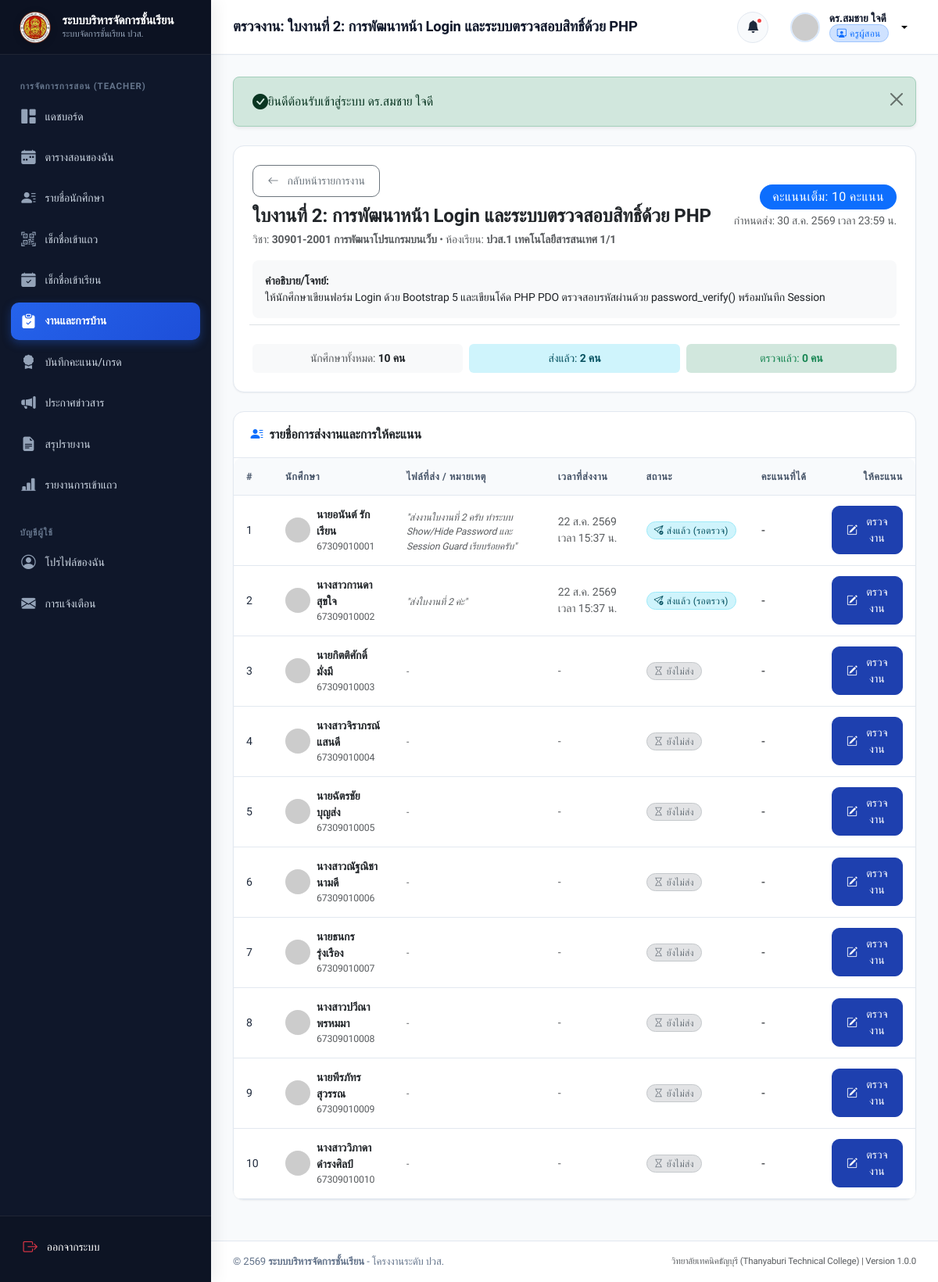
Screenshot of /teacher/assignment-submissions.php?id=2 (signed in) with the database file from the repository.
### tables this page shows
CREATE TABLE `assignments` (
  `id` INT AUTO_INCREMENT PRIMARY KEY,
  `subject_id` INT NOT NULL,
  `teacher_id` INT NOT NULL,
  `classroom_id` INT NOT NULL,
  `title` VARCHAR(255) NOT NULL,
  `description` TEXT DEFAULT NULL,
  `max_score` DECIMAL(5,2) NOT NULL DEFAULT 10.00,
  `file_attachment` VARCHAR(255) DEFAULT NULL,
  `due_date` DATETIME NOT NULL,
  `created_at` DATETIME NOT NULL DEFAULT CURRENT_TIMESTAMP,
  `updated_at` DATETIME NOT NULL DEFAULT CURRENT_TIMESTAMP ON UPDATE CURRENT_TIMESTAMP,
  CONSTRAINT `fk_assignments_subject` FOREIGN KEY (`subject_id`) REFERENCES `subjects` (`id`) ON DELETE CASCADE,
  CONSTRAINT `fk_assignments_teacher` FOREIGN KEY (`teacher_id`) REFERENCES `teachers` (`id`) ON DELETE CASCADE,
  CONSTRAINT `fk_assignments_classroom` FOREIGN KEY (`classroom_id`) REFERENCES `classrooms` (`id`) ON DELETE CASCADE,
  INDEX `idx_assignments_due` (`due_date`)
);

CREATE TABLE `subjects` (
  `id` INT AUTO_INCREMENT PRIMARY KEY,
  `subject_code` VARCHAR(20) NOT NULL,
  `name_th` VARCHAR(100) NOT NULL,
  `name_en` VARCHAR(100) DEFAULT NULL,
  `credits` DECIMAL(3,1) NOT NULL DEFAULT 3.0,
  `description` TEXT DEFAULT NULL,
  `teacher_id` INT NOT NULL,
  `classroom_id` INT NOT NULL,
  `term` VARCHAR(10) NOT NULL DEFAULT '1',
  `academic_year` VARCHAR(10) NOT NULL DEFAULT '2567',
  `created_at` DATETIME NOT NULL DEFAULT CURRENT_TIMESTAMP,
  `updated_at` DATETIME NOT NULL DEFAULT CURRENT_TIMESTAMP ON UPDATE CURRENT_TIMESTAMP,
  CONSTRAINT `fk_subjects_teacher` FOREIGN KEY (`teacher_id`) REFERENCES `teachers` (`id`) ON DELETE CASCADE,
  CONSTRAINT `fk_subjects_classroom` FOREIGN KEY (`classroom_id`) REFERENCES `classrooms` (`id`) ON DELETE CASCADE,
  INDEX `idx_subjects_code` (`subject_code`)
);

CREATE TABLE `classrooms` (
  `id` INT AUTO_INCREMENT PRIMARY KEY,
  `name` VARCHAR(100) NOT NULL,
  `level` VARCHAR(20) NOT NULL,
  `department` VARCHAR(100) NOT NULL DEFAULT 'แผนกวิชาเทคโนโลยีสารสนเทศ',
  `academic_year` VARCHAR(10) NOT NULL DEFAULT '2567',
  `homeroom_teacher_id` INT DEFAULT NULL,
  `description` VARCHAR(255) DEFAULT NULL,
  `created_at` DATETIME NOT NULL DEFAULT CURRENT_TIMESTAMP,
  `updated_at` DATETIME NOT NULL DEFAULT CURRENT_TIMESTAMP ON UPDATE CURRENT_TIMESTAMP
);

CREATE TABLE `students` (
  `id` INT AUTO_INCREMENT PRIMARY KEY,
  `user_id` INT NOT NULL UNIQUE,
  `student_code` VARCHAR(20) NOT NULL UNIQUE,
  `classroom_id` INT NOT NULL,
  `gender` ENUM('male', 'female', 'other') DEFAULT 'male',
  `birth_date` DATE DEFAULT NULL,
  `address` TEXT DEFAULT NULL,
  `parent_name` VARCHAR(100) DEFAULT NULL,
  `parent_phone` VARCHAR(20) DEFAULT NULL,
  `created_at` DATETIME NOT NULL DEFAULT CURRENT_TIMESTAMP,
  `updated_at` DATETIME NOT NULL DEFAULT CURRENT_TIMESTAMP ON UPDATE CURRENT_TIMESTAMP,
  CONSTRAINT `fk_students_user` FOREIGN KEY (`user_id`) REFERENCES `users` (`id`) ON DELETE CASCADE,
  CONSTRAINT `fk_students_classroom` FOREIGN KEY (`classroom_id`) REFERENCES `classrooms` (`id`) ON DELETE RESTRICT,
  INDEX `idx_students_code` (`student_code`),
  INDEX `idx_students_classroom` (`classroom_id`)
);

CREATE TABLE `users` (
  `id` INT AUTO_INCREMENT PRIMARY KEY,
  `username` VARCHAR(50) NOT NULL UNIQUE,
  `password` VARCHAR(255) NOT NULL,
  `role` ENUM('admin', 'teacher', 'student') NOT NULL DEFAULT 'student',
  `email` VARCHAR(100) NOT NULL UNIQUE,
  `full_name` VARCHAR(100) NOT NULL,
  `phone` VARCHAR(20) DEFAULT NULL,
  `avatar` VARCHAR(255) DEFAULT NULL,
  `status` ENUM('active', 'inactive') NOT NULL DEFAULT 'active',
  `created_at` DATETIME NOT NULL DEFAULT CURRENT_TIMESTAMP,
  `updated_at` DATETIME NOT NULL DEFAULT CURRENT_TIMESTAMP ON UPDATE CURRENT_TIMESTAMP,
  INDEX `idx_users_role` (`role`),
  INDEX `idx_users_status` (`status`)
);

CREATE TABLE `submissions` (
  `id` INT AUTO_INCREMENT PRIMARY KEY,
  `assignment_id` INT NOT NULL,
  `student_id` INT NOT NULL,
  `submission_file` VARCHAR(255) DEFAULT NULL,
  `note` TEXT DEFAULT NULL,
  `submitted_at` DATETIME NOT NULL DEFAULT CURRENT_TIMESTAMP,
  `score` DECIMAL(5,2) DEFAULT NULL,
  `feedback` TEXT DEFAULT NULL,
  `graded_at` DATETIME DEFAULT NULL,
  `status` ENUM('submitted', 'graded', 'late') NOT NULL DEFAULT 'submitted',
  `updated_at` DATETIME NOT NULL DEFAULT CURRENT_TIMESTAMP ON UPDATE CURRENT_TIMESTAMP,
  UNIQUE KEY `unique_student_assignment` (`assignment_id`, `student_id`),
  CONSTRAINT `fk_submissions_assignment` FOREIGN KEY (`assignment_id`) REFERENCES `assignments` (`id`) ON DELETE CASCADE,
  CONSTRAINT `fk_submissions_student` FOREIGN KEY (`student_id`) REFERENCES `students` (`id`) ON DELETE CASCADE,
  INDEX `idx_submissions_status` (`status`)
);

### teacher/assignment-submissions.php (the view, shortened to what this page needs)
<?php
require_once __DIR__ . '/../includes/auth.php';
require_once __DIR__ . '/../includes/csrf.php';
require_once __DIR__ . '/../includes/functions.php';
$assignmentId = isset($_GET['id']) ? (int)$_GET['id'] : 0;
$currentUser = getCurrentUser();
$teacherId = $currentUser['role_id'] ?? 0;
$stmtAssign = $pdo->prepare("
    SELECT a.*, s.subject_code, s.name_th as subject_name, c.name as classroom_name
    FROM assignments a
    JOIN subjects s ON a.subject_id = s.id
    JOIN classrooms c ON a.classroom_id = c.id
    WHERE a.id = ? AND a.teacher_id = ?
");
$stmtAssign->execute([$assignmentId, $teacherId]);
$assignment = $stmtAssign->fetch();
$stmtRoster = $pdo->prepare("
    SELECT s.id as student_id, s.student_code, u.full_name, u.avatar,
           sm.id as submission_id, sm.submission_file, sm.note, sm.submitted_at, sm.score, sm.feedback, sm.graded_at, sm.status as submission_status
    FROM students s
    JOIN users u ON s.user_id = u.id
    LEFT JOIN submissions sm ON sm.assignment_id = ? AND sm.student_id = s.id
    WHERE s.classroom_id = ? AND u.status = 'active'
    ORDER BY s.student_code ASC
");
$stmtRoster->execute([$assignmentId, $assignment['classroom_id']]);
$roster = $stmtRoster->fetchAll();
$totalStudents = count($roster);
$submittedCount = 0;
$gradedCount = 0;
foreach ($roster as $r) {
    if (!empty($r['submission_id'])) {
        $submittedCount++;
    }
}
require_once __DIR__ . '/../includes/header.php';
require_once __DIR__ . '/../includes/sidebar.php';
require_once __DIR__ . '/../includes/navbar.php';
?>
<div class="card mb-4">
    <div class="card-body p-4">
        <div class="d-flex flex-column flex-md-row justify-content-between align-items-start align-items-md-center gap-3 mb-3">
            <div>
                <a href="<?= BASE_URL ?>teacher/assignments.php" class="btn btn-sm btn-outline-secondary mb-2">
                    <i class="bi bi-arrow-left me-1"></i> กลับหน้ารายการงาน
                </a>
                <h4 class="fw-bold text-dark mb-1"><?= htmlspecialchars($assignment['title']) ?></h4>
                <div class="small text-muted">
                    วิชา: <strong><?= htmlspecialchars($assignment['subject_code']) ?> <?= htmlspecialchars($assignment['subject_name']) ?></strong>
                    &bull; ห้องเรียน: <strong><?= htmlspecialchars($assignment['classroom_name']) ?></strong>
                </div>
            </div>
            <div class="text-md-end">
                <div class="badge bg-primary fs-6 px-3 py-2 rounded-pill">
                    คะแนนเต็ม: <?= number_format($assignment['max_score'], 0) ?> คะแนน
                </div>
                <div class="small text-muted mt-1">
                    กำหนดส่ง: <?= formatThaiDate($assignment['due_date'], true, true) ?>
                </div>
            </div>
        </div>
        <?php if (!empty($assignment['description'])): ?>
            <div class="p-3 bg-light rounded-3 mb-3 small text-dark">
                <strong>คำอธิบาย/โจทย์:</strong><br>
                <?= nl2br(htmlspecialchars($assignment['description'])) ?>
            </div>
        <?php endif; ?>
        <div class="row g-2 text-center small border-top pt-3">
            <div class="col-4">
                <div class="p-2 bg-light rounded">
                    <span class="text-muted">นักศึกษาทั้งหมด:</span> <strong><?= $totalStudents ?> คน</strong>
                </div>
            </div>
            <div class="col-4">
                <div class="p-2 bg-info-subtle text-info-emphasis rounded">
                    <span>ส่งแล้ว:</span> <strong><?= $submittedCount ?> คน</strong>
                </div>
            </div>
            <div class="col-4">
                <div class="p-2 bg-success-subtle text-success rounded">
                    <span>ตรวจแล้ว:</span> <strong><?= $gradedCount ?> คน</strong>
                </div>
            </div>
        </div>
    </div>
</div>
<div class="card">
    <div class="card-header">
        <h5 class="card-title mb-0"><i class="bi bi-person-lines-fill text-primary"></i> รายชื่อการส่งงานและการให้คะแนน</h5>
    </div>
    <div class="table-responsive">
        <table class="table table-hover align-middle mb-0">
            <thead>
                <tr>
                    <th style="width: 50px;">#</th>
                    <th>นักศึกษา</th>
                    <th>ไฟล์ที่ส่ง / หมายเหตุ</th>
                    <th>เวลาที่ส่งงาน</th>
                    <th>สถานะ</th>
                    <th>คะแนนที่ได้</th>
                    <th class="text-end" style="width: 120px;">ให้คะแนน</th>
                </tr>
            </thead>
            <tbody>
                <?php if (empty($roster)): ?>
                    <tr>
                        <td colspan="7" class="text-center py-5 text-muted">ไม่พบนักศึกษาในกลุ่มเรียนนี้</td>
                    </tr>
                <?php else: ?>
                    <?php foreach ($roster as $idx => $r): ?>
                        <tr>
                            <td><?= $idx + 1 ?></td>
                            <td>
                                <div class="d-flex align-items-center gap-2">
                                    <img src="<?= getUserAvatarUrl($r['avatar'], $r['full_name']) ?>" class="rounded-circle" width="32" height="32" alt="Avatar">
                                    <div>
                                        <div class="fw-semibold text-dark"><?= htmlspecialchars($r['full_name']) ?></div>
                                        <div class="small text-muted"><?= htmlspecialchars($r['student_code']) ?></div>
                                    </div>
                                </div>
                            </td>
                            <td>
                                <?php if (!empty($r['note'])): ?>
                                    <div class="small text-muted mt-1 fst-italic">
                                        "<?= htmlspecialchars($r['note']) ?>"
                                    </div>
                                <?php endif; ?>
                                <?php if (empty($r['submission_file']) && empty($r['note'])): ?>
                                    <span class="text-muted small">-</span>
                                <?php endif; ?>
                            </td>
                            <td class="small text-muted">
                                <?= !empty($r['submitted_at']) ? formatThaiDate($r['submitted_at'], true, true) : '-' ?>
                            </td>
                            <td><?= getSubmissionBadge($r['submission_status'], $assignment['due_date']) ?></td>
                            <td class="fw-bold fs-6">
                                <?php if ($r['score'] !== null): ?>
                                    <span class="text-success"><?= number_format($r['score'], 1) ?></span> <span class="small text-muted">/ <?= number_format($assignment['max_score'], 0) ?></span>
                                <?php else: ?>
                                    <span class="text-muted small">-</span>
                                <?php endif; ?>
                            </td>
                            <td class="text-end">
                                <button type="button" class="btn btn-sm btn-primary grade-btn"
                                        data-bs-toggle="modal" data-bs-target="#gradeModal"
                                        data-submission-id="<?= $r['submission_id'] ?? 0 ?>"
                                        data-student-id="<?= $r['student_id'] ?>"
                                        data-student-name="<?= htmlspecialchars($r['full_name']) ?>"
                                        data-current-score="<?= $r['score'] ?? '' ?>"
                                        data-feedback="<?= htmlspecialchars($r['feedback'] ?? '') ?>">
                                    <i class="bi bi-pencil-square me-1"></i> <?= $r['score'] !== null ? 'แก้คะแนน' : 'ตรวจงาน' ?>
                                </button>
                            </td>
                        </tr>
                    <?php endforeach; ?>
                <?php endif; ?>
            </tbody>
        </table>
    </div>
</div>
<?php require_once __DIR__ . '/../includes/footer.php'; ?>

### includes/functions.php (shortened to what this page needs)
<?php
function formatThaiDate(?string $dateStr, bool $showTime = false, bool $shortMonth = false): string {
    $thaiMonthsFull = [
        1 => 'มกราคม', 2 => 'กุมภาพันธ์', 3 => 'มีนาคม', 4 => 'เมษายน',
        5 => 'พฤษภาคม', 6 => 'มิถุนายน', 7 => 'กรกฎาคม', 8 => 'สิงหาคม',
        9 => 'กันยายน', 10 => 'ตุลาคม', 11 => 'พฤศจิกายน', 12 => 'ธันวาคม'
    ];
    $thaiMonthsShort = [
        1 => 'ม.ค.', 2 => 'ก.พ.', 3 => 'มี.ค.', 4 => 'เม.ย.',
        5 => 'พ.ค.', 6 => 'มิ.ย.', 7 => 'ก.ค.', 8 => 'ส.ค.',
        9 => 'ก.ย.', 10 => 'ต.ค.', 11 => 'พ.ย.', 12 => 'ธ.ค.'
    ];
    $time = strtotime($dateStr);
    $day = date('j', $time);
    $monthNum = (int)date('n', $time);
    $year = (int)date('Y', $time) + 543;
    $monthName = $shortMonth ? ($thaiMonthsShort[$monthNum] ?? '') : ($thaiMonthsFull[$monthNum] ?? '');
    $result = "{$day} {$monthName} {$year}";
    if ($showTime) {
        $result .= ' เวลา ' . date('H:i', $time) . ' น.';
    }
    return $result;
}
function getRoleBadge(string $role): string {
    switch ($role) {
        case 'teacher':
            return '<span class="badge bg-primary-subtle text-primary border border-primary-subtle px-2.5 py-1 rounded-pill"><i class="bi bi-person-workspace me-1"></i>ครูผู้สอน</span>';
    }
}
function getSubmissionBadge(?string $status, ?string $dueDate = null): string {
    if (empty($status)) {
        return '<span class="badge bg-secondary-subtle text-secondary border border-secondary-subtle px-2.5 py-1 rounded-pill"><i class="bi bi-hourglass me-1"></i>ยังไม่ส่ง</span>';
    }
    switch ($status) {
        case 'submitted':
        default:
            return '<span class="badge bg-info-subtle text-info-emphasis border border-info-subtle px-2.5 py-1 rounded-pill"><i class="bi bi-send-check me-1"></i>ส่งแล้ว (รอตรวจ)</span>';
    }
}
function displayFlashMessages(): string {
    $types = [
        'success' => ['class' => 'alert-success', 'icon' => 'bi-check-circle-fill'],
        'error'   => ['class' => 'alert-danger',  'icon' => 'bi-exclamation-octagon-fill'],
        'warning' => ['class' => 'alert-warning', 'icon' => 'bi-exclamation-triangle-fill'],
        'info'    => ['class' => 'alert-info',    'icon' => 'bi-info-circle-fill']
    ];
    $html = '';
    foreach ($types as $type => $conf) {
        $key = 'flash_' . $type;
        if (isset($_SESSION[$key])) {
            $msg = htmlspecialchars($_SESSION[$key], ENT_QUOTES, 'UTF-8');
            $html .= '<div class="alert ' . $conf['class'] . ' alert-dismissible fade show shadow-sm rounded-3 py-3 px-4 mb-4" role="alert">
                        <div class="d-flex align-items-center">
                            <i class="bi ' . $conf['icon'] . ' fs-5 me-2.5"></i>
                            <div class="fw-medium">' . $msg . '</div>
                        </div>
                        <button type="button" class="btn-close" data-bs-dismiss="alert" aria-label="Close"></button>
                      </div>';
        }
    }
    return $html;
}
function getUserAvatarUrl(?string $avatar, string $name = 'User'): string {
    $encodedName = urlencode(mb_substr($name, 0, 2));
    return "https://ui-avatars.com/api/?name={$encodedName}&background=3b82f6&color=ffffff&size=128&bold=true";
}

### rows the page displays
assignments: title "ใบงานที่ 2: การพัฒนาหน้า Login และระบบตรวจสอบสิทธิ์ด้วย PHP", subject.subject_code "30901-2001", subject.name_th "การพัฒนาโปรแกรมบนเว็บ", classroom.name "ปวส.1 เทคโนโลยีสารสนเทศ 1/1", max_score "10", due_date "30 ส.ค. 2569 เวลา 23:59 น.", description "ให้นักศึกษาเขียนฟอร์ม Login ด้วย Bootstrap 5 และเขียนโค้ด PHP PDO ตรวจสอบรหัสผ่านด้วย password_verify() พร้อมบันทึก Session"
students: user.full_name "นายอนันต์ รักเรียน", student_code "67309010001", submissions.note "ส่งงานใบงานที่ 2 ครับ ทำระบบ Show/Hide Password และ Session Guard เรียบร้อยครับ", submissions.submitted_at "22 ส.ค. 2569 เวลา 15:37 น.", shows "ส่งแล้ว (รอตรวจ)"
students: user.full_name "นางสาวกานดา สุขใจ", student_code "67309010002", submissions.note "ส่งใบงานที่ 2 ค่ะ", submissions.submitted_at "22 ส.ค. 2569 เวลา 15:37 น.", shows "ส่งแล้ว (รอตรวจ)"
students: user.full_name "นายกิตติศักดิ์ มั่งมี", student_code "67309010003", shows "ยังไม่ส่ง"
students: user.full_name "นางสาวจิราภรณ์ แสนดี", student_code "67309010004", shows "ยังไม่ส่ง"
students: user.full_name "นายฉัตรชัย บุญส่ง", student_code "67309010005", shows "ยังไม่ส่ง"
students: user.full_name "นางสาวณัฐณิชา นามดี", student_code "67309010006", shows "ยังไม่ส่ง"
students: user.full_name "นายธนกร รุ่งเรือง", student_code "67309010007", shows "ยังไม่ส่ง"
students: user.full_name "นางสาวปวีณา พรหมมา", student_code "67309010008", shows "ยังไม่ส่ง"
students: user.full_name "นายพีรภัทร สุวรรณ", student_code "67309010009", shows "ยังไม่ส่ง"
students: user.full_name "นางสาววิภาดา ดำรงศิลป์", student_code "67309010010", shows "ยังไม่ส่ง"

### other values shown
APP_NAME "ระบบบริหารจัดการชั้นเรียน"
$pageTitle "ตรวจงาน: ใบงานที่ 2: การพัฒนาหน้า Login และระบบตรวจสอบสิทธิ์ด้วย PHP"
$currentUser['full_name'] "ดร.สมชาย ใจดี"
$msg "ยินดีต้อนรับเข้าสู่ระบบ ดร.สมชาย ใจดี"
$totalStudents "10"
$submittedCount "2"
$gradedCount "0"
APP_SUBTITLE "วิทยาลัยเทคนิคธัญบุรี (Thanyaburi Technical College)"
APP_VERSION "1.0.0"
